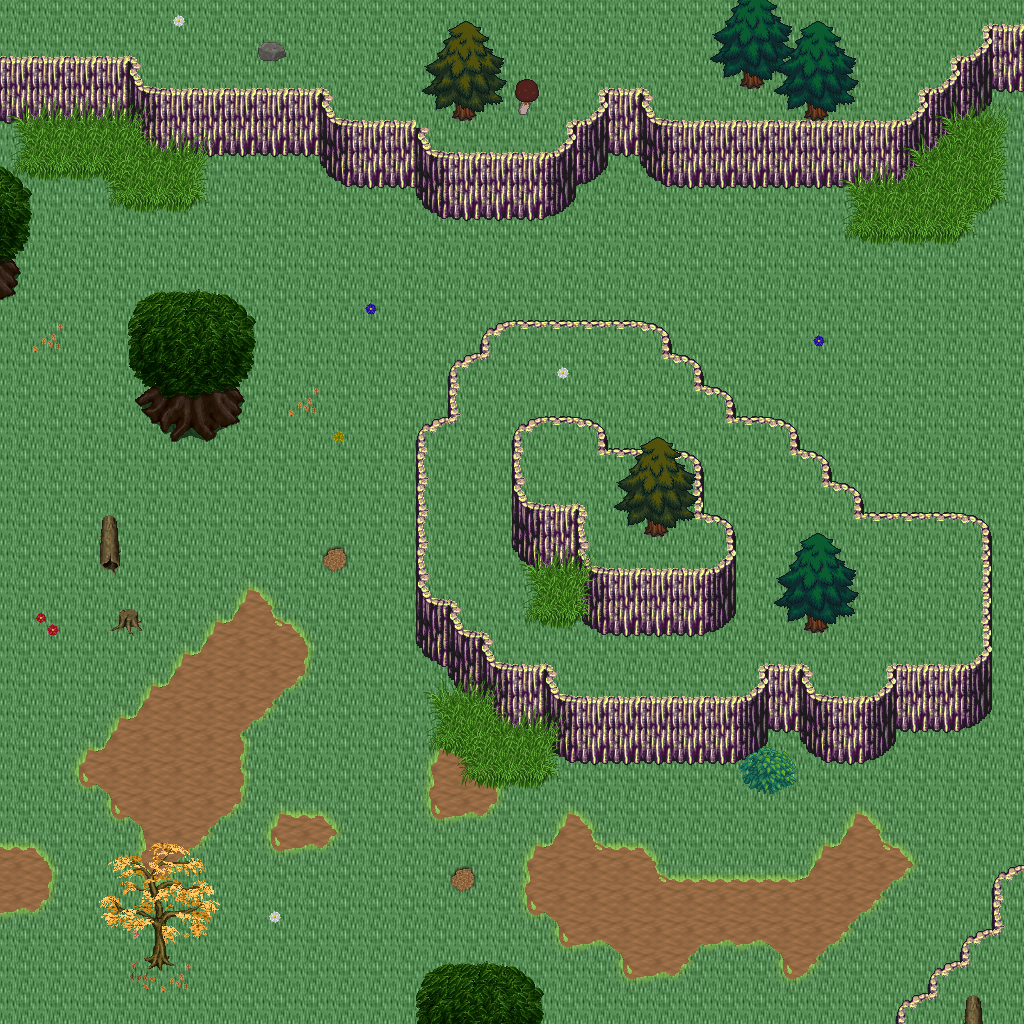

A level layout from a 2D game, rendered from its tile map. Below: a short description, then the map file with tile-grid data replaced by summaries:
An orthogonal 32x32 tile map with 32x32 px tiles, 5 tile layers (Ground, Objects, Objects2, Above, ...), 1 hidden layer not drawn, 32 tilesets.

<map version="1.10" tiledversion="1.11.0" orientation="orthogonal" renderorder="right-down" width="32" height="32" tilewidth="32" tileheight="32" infinite="0" nextlayerid="11" nextobjectid="1">
 <tileset firstgid="1" name="logic_collision" tilewidth="32" tileheight="32" tilecount="1" columns="1">
  <image source="../drawable/logic_collision.png" width="32" height="32" />
 </tileset>
 <tileset firstgid="2" name="ground_ridge_earth_pale" tilewidth="32" tileheight="32" tilecount="96" columns="12">
  <image source="../drawable/ground_ridge_earth_pale.png" width="384" height="256" />
 </tileset>
 <tileset firstgid="98" name="ground_ridge_earth_dark" tilewidth="32" tileheight="32" tilecount="96" columns="12">
  <image source="../drawable/ground_ridge_earth_dark.png" width="384" height="256" />
 </tileset>
 <tileset firstgid="194" name="ground_ground" tilewidth="32" tileheight="32" tilecount="33" columns="3">
  <image source="../drawable/ground_ground.png" width="96" height="352" />
 </tileset>
 <tileset firstgid="227" name="terrain_grassland" tilewidth="32" tileheight="32" tilecount="88" columns="8">
  <image source="../drawable/terrain_grassland.png" width="256" height="352" />
 </tileset>
 <tileset firstgid="315" name="ground_grass_edges" tilewidth="32" tileheight="32" tilecount="36" columns="12">
  <image source="../drawable/ground_grass_edges.png" width="384" height="96" />
 </tileset>
 <tileset firstgid="351" name="ground_grass_corners" tilewidth="32" tileheight="32" tilecount="24" columns="6">
  <image source="../drawable/ground_grass_corners.png" width="192" height="128" />
 </tileset>
 <tileset firstgid="375" name="plant_tree_tree_darkgreen" tilewidth="32" tileheight="32" tilecount="88" columns="8">
  <image source="../drawable/plant_tree_tree_darkgreen.png" width="256" height="352" />
 </tileset>
 <tileset firstgid="463" name="plant_tree_fall_trees" tilewidth="32" tileheight="32" tilecount="40" columns="8">
  <image source="../drawable/plant_tree_fall_trees.png" width="256" height="160" />
 </tileset>
 <tileset firstgid="503" name="plant_tree_evergreen" tilewidth="32" tileheight="32" tilecount="36" columns="3">
  <image source="../drawable/plant_tree_evergreen.png" width="96" height="384" />
 </tileset>
 <tileset firstgid="539" name="plant_tree_pine_tree" tilewidth="32" tileheight="32" tilecount="20" columns="4">
  <image source="../drawable/plant_tree_pine_tree.png" width="128" height="160" />
 </tileset>
 <tileset firstgid="559" name="plant_tree_pine_tree_1" tilewidth="32" tileheight="32" tilecount="20" columns="4">
  <image source="../drawable/plant_tree_pine_tree_1.png" width="128" height="160" />
 </tileset>
 <tileset firstgid="579" name="building_decoration_rocks" tilewidth="32" tileheight="32" tilecount="6" columns="3">
  <image source="../drawable/building_decoration_rocks.png" width="96" height="64" />
 </tileset>
 <tileset firstgid="585" name="plant_stump_hollow_logs" tilewidth="32" tileheight="32" tilecount="6" columns="3">
  <image source="../drawable/plant_stump_hollow_logs.png" width="96" height="64" />
 </tileset>
 <tileset firstgid="591" name="plant_stump_small_stump" tilewidth="32" tileheight="32" tilecount="4" columns="2">
  <image source="../drawable/plant_stump_small_stump.png" width="64" height="64" />
 </tileset>
 <tileset firstgid="595" name="plant_flower_daisy_yellow" tilewidth="32" tileheight="32" tilecount="8" columns="2">
  <image source="../drawable/plant_flower_daisy_yellow.png" width="64" height="128" />
 </tileset>
 <tileset firstgid="603" name="plant_flower_daisy_white" tilewidth="32" tileheight="32" tilecount="8" columns="2">
  <image source="../drawable/plant_flower_daisy_white.png" width="64" height="128" />
 </tileset>
 <tileset firstgid="611" name="plant_flower_daisy_red" tilewidth="32" tileheight="32" tilecount="8" columns="2">
  <image source="../drawable/plant_flower_daisy_red.png" width="64" height="128" />
 </tileset>
 <tileset firstgid="619" name="plant_flower_daisy_blue" tilewidth="32" tileheight="32" tilecount="8" columns="2">
  <image source="../drawable/plant_flower_daisy_blue.png" width="64" height="128" />
 </tileset>
 <tileset firstgid="627" name="plant_leaves" tilewidth="32" tileheight="32" tilecount="8" columns="4">
  <image source="../drawable/plant_leaves.png" width="128" height="64" />
 </tileset>
 <tileset firstgid="635" name="plant_brown_mushrooms" tilewidth="32" tileheight="32" tilecount="24" columns="6">
  <image source="../drawable/plant_brown_mushrooms.png" width="192" height="128" />
 </tileset>
 <tileset firstgid="659" name="logic_item_resources" tilewidth="32" tileheight="32" tilecount="6" columns="6">
  <image source="../drawable/logic_item_resources.png" width="192" height="32" />
 </tileset>
 <tileset firstgid="665" name="logic_creature_animal" tilewidth="32" tileheight="32" tilecount="32" columns="8">
  <image source="../drawable/logic_creature_animal.png" width="256" height="128" />
 </tileset>
 <tileset firstgid="697" name="ground_tall_grass" tilewidth="32" tileheight="32" tilecount="15" columns="5">
  <image source="../drawable/ground_tall_grass.png" width="160" height="96" />
 </tileset>
 <tileset firstgid="712" name="logic_creature_reptile" tilewidth="32" tileheight="32" tilecount="7" columns="7">
  <image source="../drawable/logic_creature_reptile.png" width="224" height="32" />
 </tileset>
 <tileset firstgid="719" name="plant_bush_leafy" tilewidth="32" tileheight="32" tilecount="48" columns="8">
  <image source="../drawable/plant_bush_leafy.png" width="256" height="192" />
 </tileset>
 <tileset firstgid="767" name="plant_bushes_and_trees" tilewidth="32" tileheight="32" tilecount="144" columns="16">
  <image source="../drawable/plant_bushes_and_trees.png" width="512" height="289" />
 </tileset>
 <tileset firstgid="911" name="building_thatched_roof_cottage1" tilewidth="32" tileheight="32" tilecount="20" columns="4">
  <image source="../drawable/building_thatched_roof_cottage1.png" width="128" height="160" />
 </tileset>
 <tileset firstgid="931" name="building_thatched_roof_cottage2" tilewidth="32" tileheight="32" tilecount="20" columns="4">
  <image source="../drawable/building_thatched_roof_cottage2.png" width="128" height="160" />
 </tileset>
 <tileset firstgid="951" name="plant_stump_stump_rectangular" tilewidth="32" tileheight="32" tilecount="4" columns="2">
  <image source="../drawable/plant_stump_stump_rectangular.png" width="64" height="64" />
 </tileset>
 <tileset firstgid="955" name="object_well_hoist" tilewidth="32" tileheight="32" tilecount="9" columns="3">
  <image source="../drawable/object_well_hoist.png" width="96" height="96" />
 </tileset>
 <tileset firstgid="964" name="logic_creature_gnome" tilewidth="32" tileheight="32" tilecount="6" columns="6">
  <image source="../drawable/logic_creature_gnome.png" width="192" height="32" />
 </tileset>
 <layer id="1" name="Ground" width="32" height="32">
  <data>[1024 cells, 1024 non-empty, 3 distinct tile ids]</data>
 </layer>
 <layer id="2" name="Objects" width="32" height="32">
  <data>[1024 cells, 353 non-empty, 66 distinct tile ids]</data>
 </layer>
 <layer id="3" name="Objects2" width="32" height="32">
  <data>[1024 cells, 86 non-empty, 26 distinct tile ids]</data>
 </layer>
 <layer id="4" name="Above" width="32" height="32">
  <data>[1024 cells, 96 non-empty, 55 distinct tile ids]</data>
 </layer>
 <layer id="5" name="Above2" width="32" height="32">
  <data>[1024 cells, 0 non-empty, 0 distinct tile ids]</data>
 </layer>
 <layer id="6" name="Walkable" width="32" height="32" visible="0">
  <data>[1024 cells, 360 non-empty, 1 distinct tile ids]</data>
 </layer>
 <objectgroup id="7" name="Mapevents" />
 <objectgroup id="8" name="Spawn" />
 <objectgroup id="9" name="Keys" />
 <objectgroup id="10" name="Replace" />
</map>
